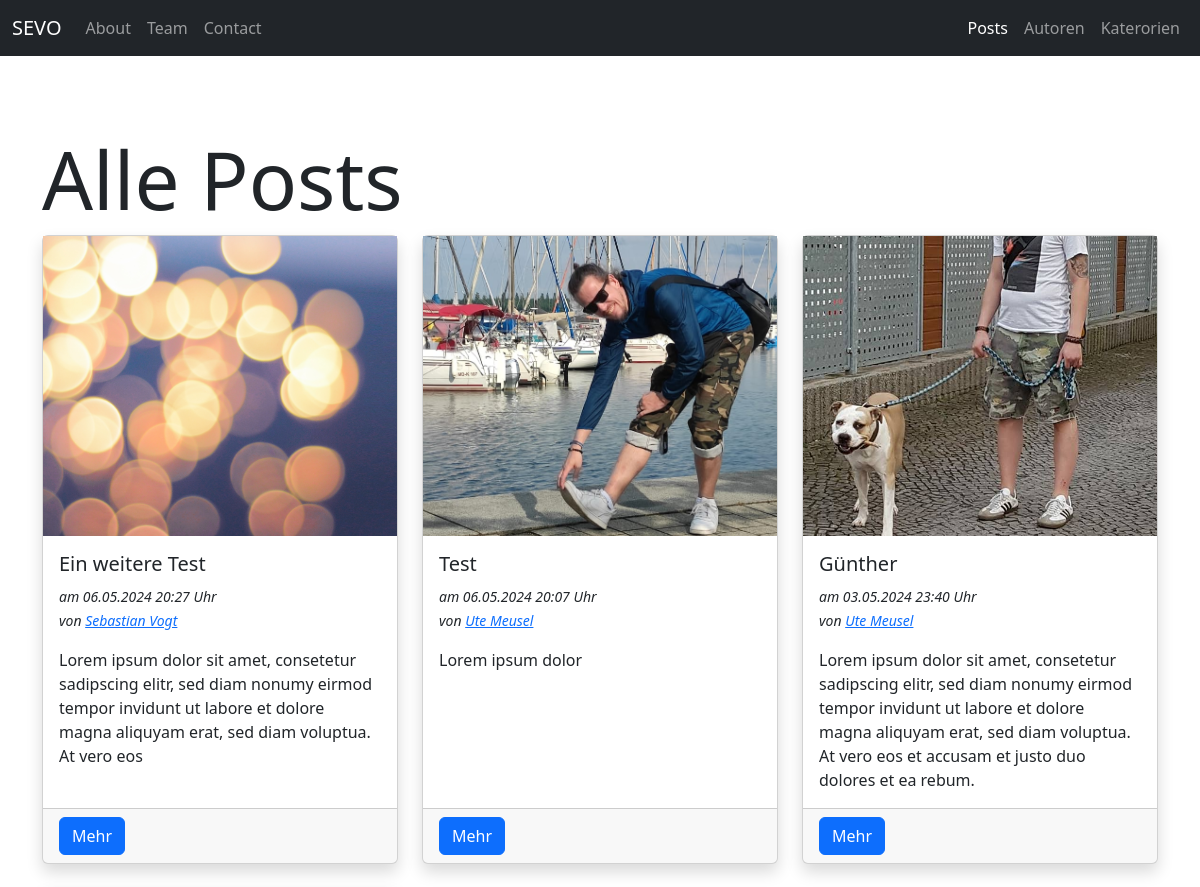
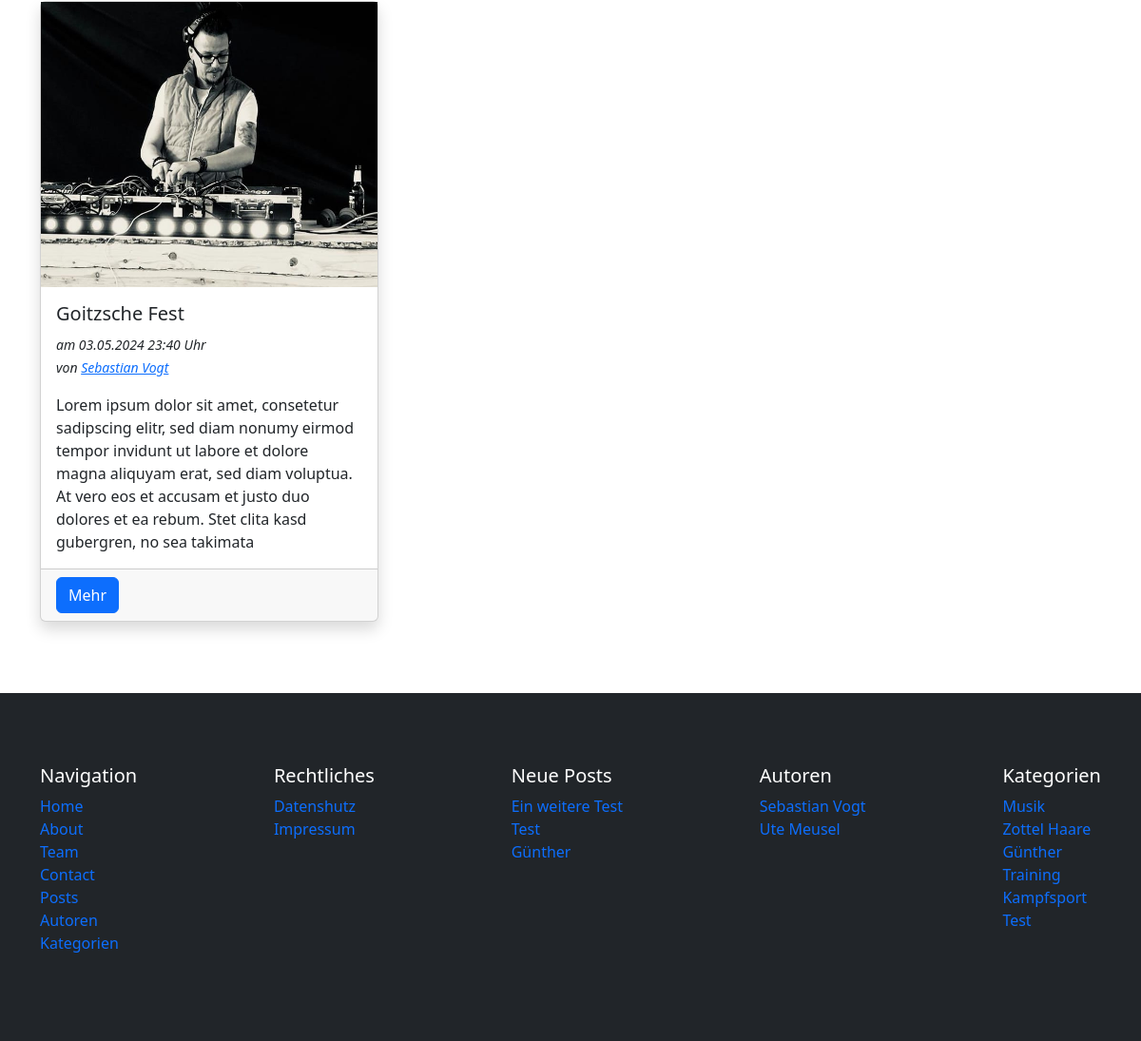
/blog/posts, run on an earlier commit of the app's database (2 pictures, top to bottom).
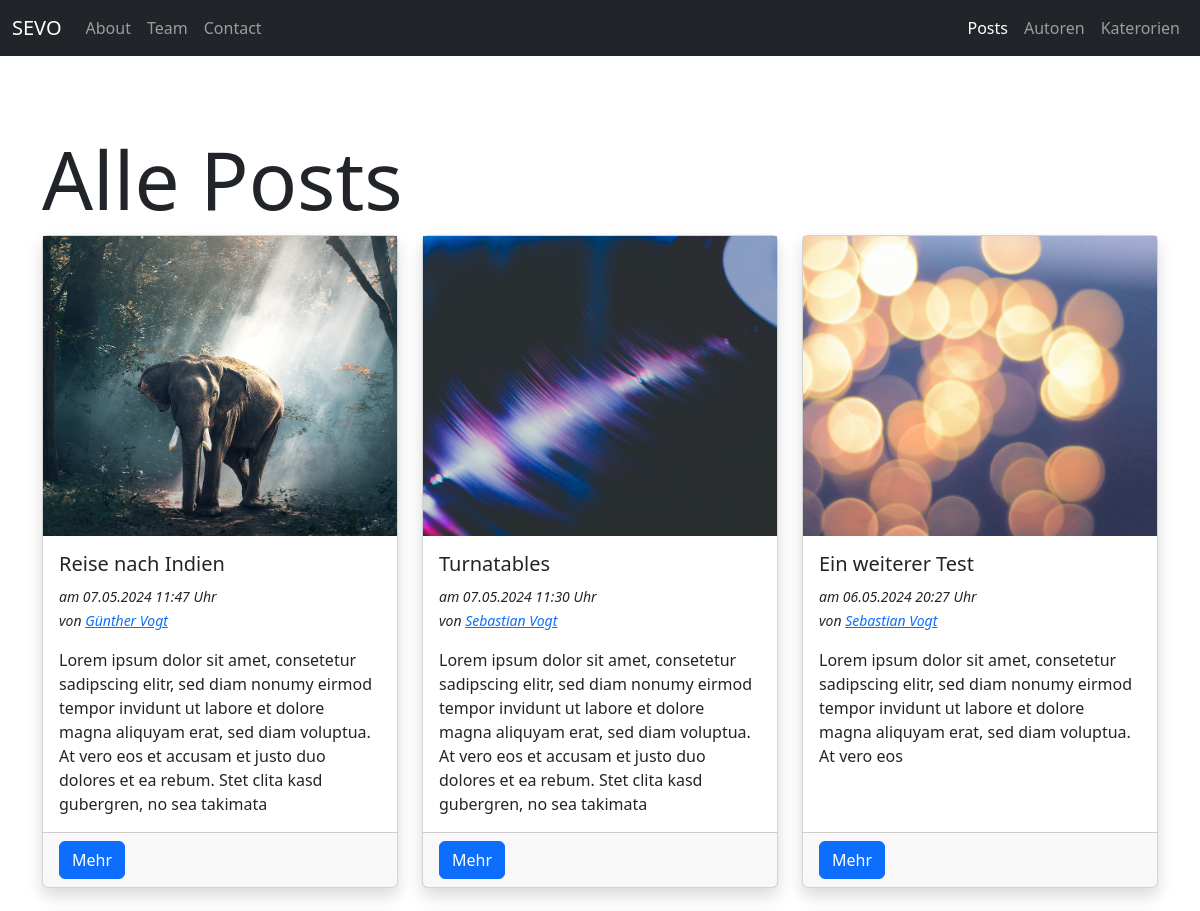
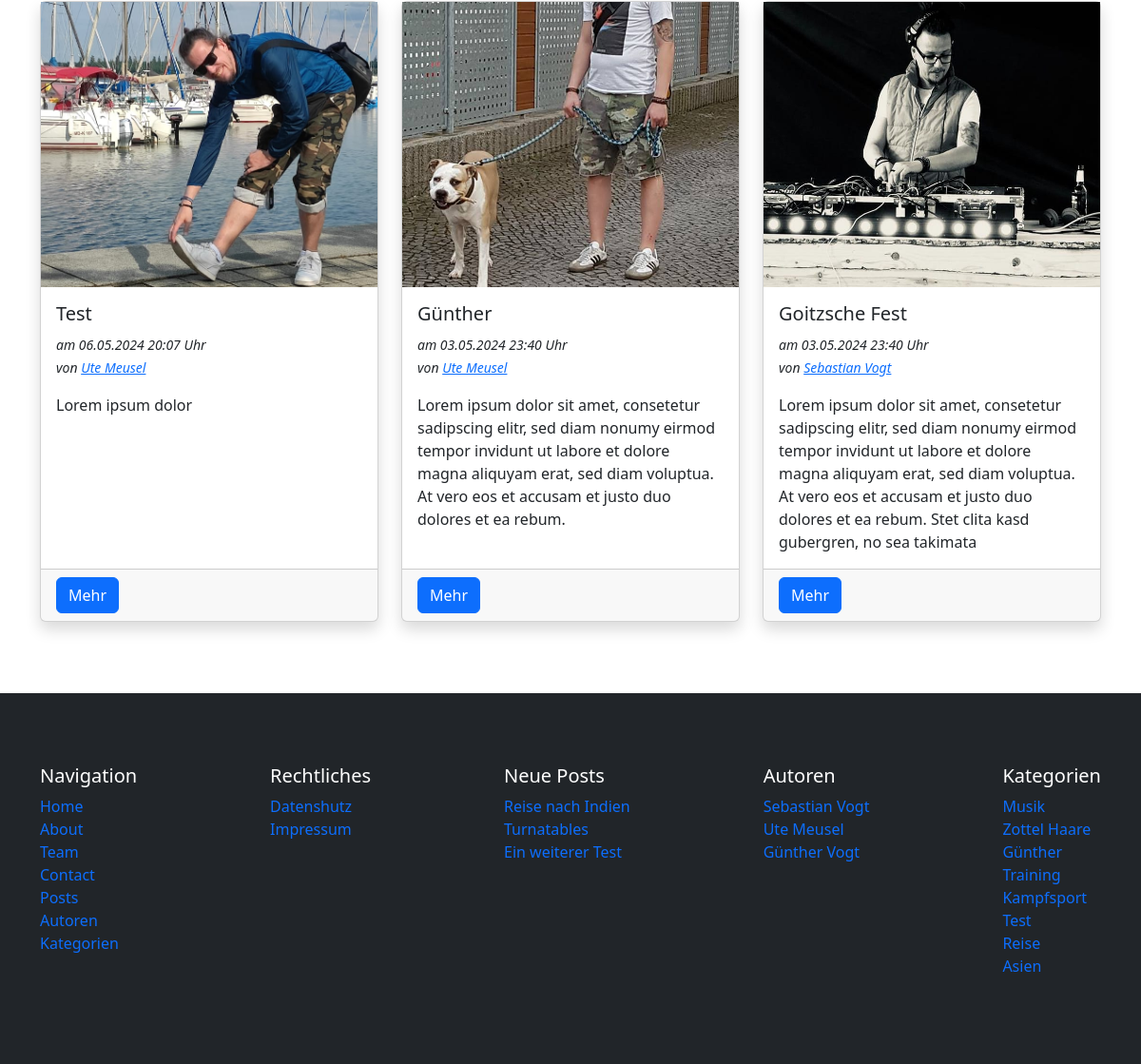
And on a later commit of the database (2 pictures, top to bottom).
### pages/models.py (models this page shows, shortened)
class Page(models.Model):
    class Templates(models.TextChoices):
        FULL_WIDTH = "Fullwidth"
        CONTAINER = "Container"
        FULL_WIDTH_WITH_HEADER = "Fullwidth with header"
        CONTAINER_WITH_HEADER = "Container with header"
    title = models.CharField(max_length=255)
    slug = models.SlugField(unique=True, blank=True)
    index = models.IntegerField(default=1)
    content = tinymce_models.HTMLField()
    featured_image = models.ForeignKey(Image, on_delete=models.SET_NULL, null=True, blank=True)
    published = models.BooleanField(default=True)
    is_home = models.BooleanField(default=False)
    template = models.CharField(max_length=100, choices=Templates.choices, default=Templates.CONTAINER)
    created_at = models.DateTimeField(auto_now_add=True)
    updated_at = models.DateTimeField(auto_now=True)

### blog/models.py (models this page shows, shortened)
class Post(models.Model):
    author = models.ForeignKey(Author, on_delete=models.SET_NULL, null=True)
    title = models.CharField(max_length=255)
    slug = models.SlugField(unique=True)
    categories = models.ManyToManyField(Category, blank=True)
    content = tinymce_models.HTMLField()
    excerpt = models.TextField(max_length=255, blank=True)
    featured_image = models.ForeignKey(Image, on_delete=models.SET_NULL, blank=True, null=True)
    published = models.BooleanField(default=True)
    is_featured = models.BooleanField(default=False)
    allow_comments = models.BooleanField(default=False)
    created_at = models.DateTimeField(auto_now_add=True)
    updated_at = models.DateTimeField(auto_now=True)

class Category(models.Model):
    name = models.CharField(max_length=100, unique=True, db_index=True)
    slug = models.SlugField(unique=True, default="")
    class Meta:
        verbose_name_plural = "Categories"

### uploaded_media/models.py (models this page shows, shortened)
class Image(models.Model):
    title = models.CharField(max_length=100)
    alt_text = models.CharField(max_length=100)
    categories = models.ManyToManyField(Category, blank=True)
    image = models.ImageField(upload_to="uploaded_media/images")

### author/models.py (models this page shows, shortened)
class Author(models.Model):
    firstname = models.CharField(max_length=100)
    lastname = models.CharField(max_length=100)
    nickname = models.CharField(max_length=100, blank=True)
    email = models.EmailField(null=True)
    slug = models.SlugField(unique=True, default="")
    def get_fullname(self):
        return f"{self.firstname} {self.lastname}"

### blog/views.py (the view)
# urls.py: path("posts", views.posts, name="blog-posts"),
def posts(request):
    posts = models.Post.objects.filter(published=True).order_by("-created_at")
    return render(request, "blog/posts.html", {
        "title": "Alle Posts",
        "posts": posts
    })

### utils/context_processors.py (called while the page is built)
def menus_context(request):
    menu_main = Menu.objects.get(name="Main")
    menu_meta = Menu.objects.get(name="Meta")
    pages_main = menu_main.pages.filter(published=True).order_by("index")
    pages_meta = menu_meta.pages.filter(published=True).order_by("index")
    categories = Category.objects.all()
    authors = Author.objects.all()
    latest_posts = Post.objects.filter(published=True).order_by("-created_at")[:3]
    return {
        "pages_main": pages_main,
        "pages_meta": pages_meta,
        "categories": categories,
        "authors": authors,
        "latest_posts": latest_posts
    }

### blog/templates/blog/posts.html (shortened to what this page needs)
{% extends "base.html" %}
{% block content %}
    <div class="container section-padding">
        <h1 class="display-1">{{ title|title }}</h1>
        <div class="row row-cols-1 row-cols-lg-3 g-4">
            {% for post in posts %}
                <div class="col">
                    {% include "blog/partials/_posts_item.html" %}
                </div>
            {% endfor %}
        </div>
    </div>
{% endblock %}

### templates/base.html (shortened to what this page needs)
{% load static %}
<!DOCTYPE html>
<html lang="de">
<head>
    <link rel="stylesheet" href="{% static "vendor/bootstrap/css/bootstrap.min.css" %}">
    <link rel="stylesheet" href="{% static "css/style.css" %}">
</head>
<body>
    {% include "partials/_navbar.html" %}
    {% block content %}{% endblock %}
    {% include "partials/_footer.html" %}
</body>
</html>

### templates/partials/_navbar.html (shortened to what this page needs)
<nav class="navbar navbar-expand-lg bg-dark border-body" data-bs-theme="dark">
    <div class="container-fluid">
      <a class="navbar-brand" href="{% url "homepage" %}">SEVO</a>
      <div class="collapse navbar-collapse" id="navbarNav">
        <ul class="navbar-nav me-auto">
            {% for page in pages_main %}
                {% if page.is_home == False %}
                    <li class="nav-item">
                        <a class="nav-link" href="{% url "pages-page-single-slug" slug=page.slug %}">{{ page.title|title }}</a>
                    </li>
                {% endif %}
            {% endfor %}
        </ul>
        <ul class="navbar-nav d-flex">
            <li class="nav-item">
                <a class="nav-link{% if "post" in request.path %} active{% endif %}"{% if "post" in request.path %} aria-current="page"{% endif %} href="{% url "blog-posts" %}">Posts</a>
            </li>
            <li class="nav-item">
                <a class="nav-link{% if "author" in request.path %} active{% endif %}"{% if "author" in request.path %} aria-current="page"{% endif %} href="{% url "author-index" %}">Autoren</a>
            </li>
            <li class="nav-item">
                <a class="nav-link{% if "categor" in request.path %} active{% endif %}"{% if "categor" in request.path %} aria-current="page"{% endif %} href="{% url "blog-categories" %}">Katerorien</a>
            </li>
        </ul>
      </div>
    </div>
  </nav>

### blog/templates/blog/partials/_posts_item.html (shortened to what this page needs)
<div class="card h-100 shadow">
    <a class="card__image-link w-100 d-block" href="{% url "blog-post-slug" slug=post.slug %}">
      <img class="card__image w-100" src="{{ post.featured_image.image.url }}" class="card-img-top" alt="{{ post.featured_image.image.title }}">
    </a>
    <div class="card-body">
      <h5 class="card-title">{{ post.title }}</h5>
        <div class="mb-3">
          <small>
            <i>
            am
            <time>{{ post.created_at|date:"d.m.Y H:i" }} Uhr</time>
            <br>
            von
            <a href="{% url "author-single-slug" slug=post.author.slug %}">{{ post.author.get_fullname }}</a>
            </i>
          </small>
        </div>
      <p class="card-text">{{ post.excerpt}}</p>
    </div>
    <div class="card-footer">
      <a class="btn btn-primary" href="{% url "blog-post-slug" slug=post.slug %}">Mehr</a>
    </div>
  </div>

### templates/partials/_footer.html
<footer class="bg-dark text-white section-padding">
    <div class="container d-flex justify-content-between flex-lg-row flex-column">
        <div>
            <h5>Navigation</h5>
            {% include "partials/_navigation_main.html" %}
        </div>
        <div>
            <h5>Rechtliches</h5>
            {% include "partials/_navigation_meta.html" %}
        </div>
        <div>
            <h5>Neue Posts</h5>
            {% include "partials/_navigation_latest_posts.html" %}
        </div>
        <div>
            <h5>Autoren</h5>
            {% include "partials/_navigation_authors.html" %}
        </div>
        <div>
            <h5>Kategorien</h5>
            {% include "partials/_navigation_categories.html" %}
        </div>
    </div>
</footer>

### templates/partials/_navigation_main.html
<nav>
    <ul class="list-unstyled">
        {% for page in pages_main %}
            <li><a class="text-decoration-none {% if page.title|lower in request.path or page.is_home and request.path == "/" %}active{% endif %}" href="{% url "pages-page-single-slug" slug=page.slug %}">{{ page.title }}</a></li>
        {% endfor %}
        <li><a class="text-decoration-none" href="{% url "blog-posts" %}">Posts</a></li>
        <li><a class="text-decoration-none" href="{% url "author-index" %}">Autoren</a></li>
        <li><a class="text-decoration-none" href="{% url "blog-categories" %}">Kategorien</a></li>
    </ul>
</nav>

### templates/partials/_navigation_meta.html
<nav>
    <ul class="list-unstyled">
        {% for page in pages_meta %}
            <li><a class="text-decoration-none {% if page.title|lower in request.path or page.is_home and request.path == "/" %}active{% endif %}" href="{% url "pages-page-single-slug" slug=page.slug %}">{{ page.title }}</a></li>
        {% endfor %}
    </ul>
</nav>

### templates/partials/_navigation_latest_posts.html
<nav>
    {% if latest_posts %}
        <ul class="list-unstyled">
            {% for post in latest_posts %}
                <li><a class="text-decoration-none {% if post.slug|lower in request.path %}active{% endif %}" href="{% url "blog-post-slug" slug=post.slug %}">{{ post.title }}</a></li>
            {% endfor %}
        </ul>
    {% else %}
        <p>Keine Posts vorhanden</p>
    {% endif %}
</nav>

### templates/partials/_navigation_authors.html
<nav>
    {% if authors %}
        <ul class="list-unstyled">
            {% for author in authors %}
                <li><a class="text-decoration-none {% if author.name|lower in request.path %}active{% endif %}" href="{% url "author-single-slug" slug=author.slug %}">{{ author.get_fullname }}</a></li>
            {% endfor %}
        </ul>
    {% else %}
        <p>Keine Autoren vorhanden</p>
    {% endif %}
</nav>

### templates/partials/_navigation_categories.html
<nav>
    {% if categories %}
        <ul class="list-unstyled">
            {% for category in categories %}
                <li><a class="text-decoration-none {% if category.name|lower in request.path %}active{% endif %}" href="{% url "blog-category-slug" slug=category.slug %}">{{ category.name }}</a></li>
            {% endfor %}
        </ul>
    {% else %}
        <p>Keine Kategorien vorhanden</p>
    {% endif %}
</nav>

### static/css/style.css (style rules this page uses)
.section-padding { padding-top: 75px; padding-bottom: 75px; }
.card__image-link { overflow: hidden; }
.card__image { object-fit: cover; height: 300px; transform: scale(1.2); filter: brightness(100%); transition: all .3s ease; }

What changed in the data, as far as the page shows it:
no longer on one of the page's lists (row edited): Post: title "Test"
no longer on one of the page's lists (row edited): Post: title "Günther"
added Post: featured_image.image (picture), title "Reise nach Indien", created_at "07.05.2024 11:47", author.get_fullname "Günther Vogt", excerpt "Lorem ipsum dolor sit amet, consetetur sadipscing elitr, sed diam nonumy eirmod tempor invidunt ut labore et dolore magna aliquyam erat, sed diam voluptua. At vero eos et accusam et justo duo dolores et ea rebum. Stet clita kasd gubergren, no sea takimata"
added Post: featured_image.image (picture), title "Turnatables", created_at "07.05.2024 11:30", author.get_fullname "Sebastian Vogt", excerpt "Lorem ipsum dolor sit amet, consetetur sadipscing elitr, sed diam nonumy eirmod tempor invidunt ut labore et dolore magna aliquyam erat, sed diam voluptua. At vero eos et accusam et justo duo dolores et ea rebum. Stet clita kasd gubergren, no sea takimata"
changed Post: title "Ein weitere Test" → "Ein weiterer Test"
added Author: get_fullname "Günther Vogt"
added Category: name "Reise"
added Category: name "Asien"
